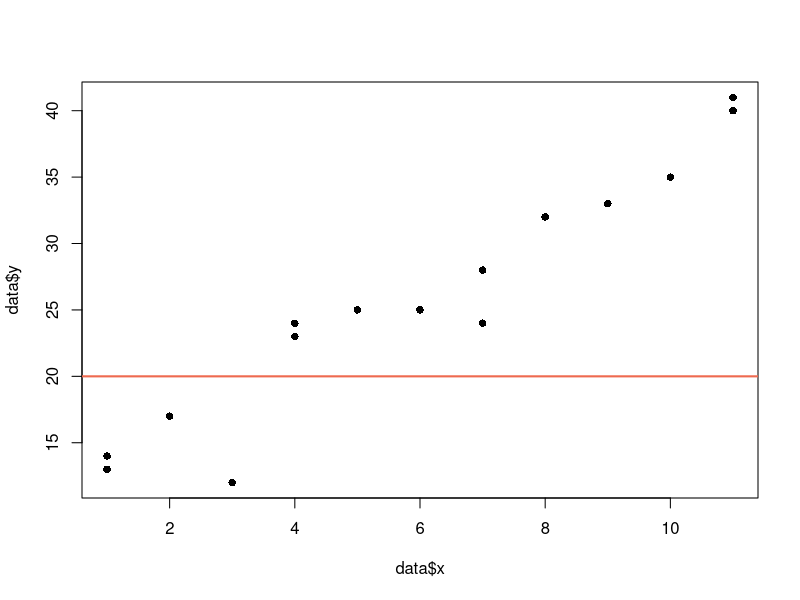
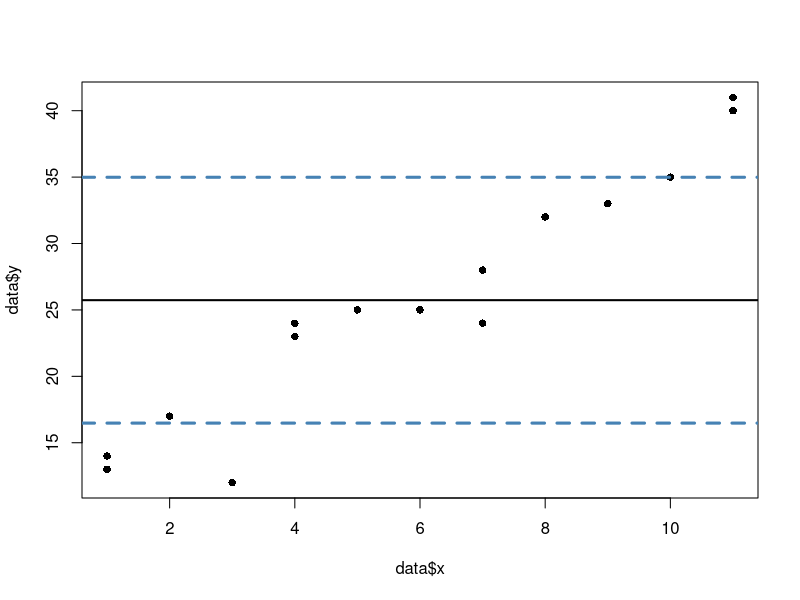
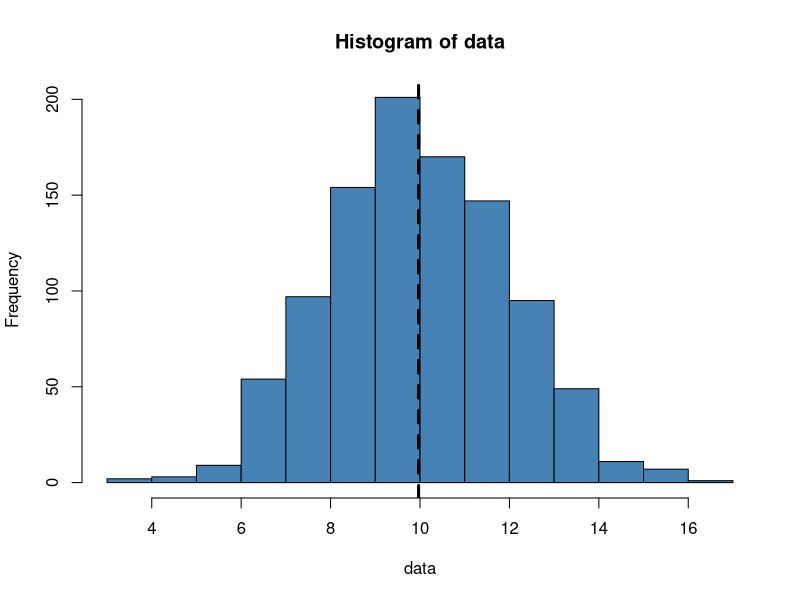
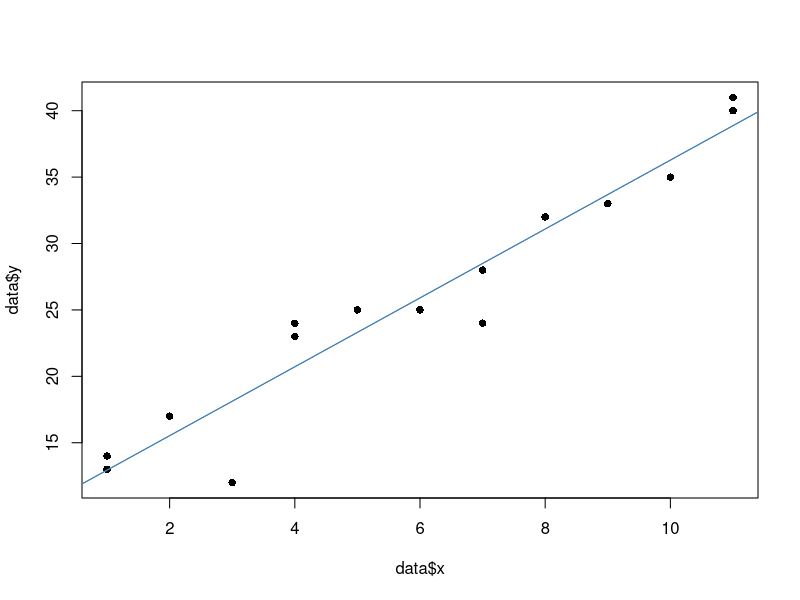

Write the R code that produced these figures, in order.
# define dataset
data <- data.frame(x = c(1, 1, 2, 3, 4, 4, 5, 6, 7, 7, 8, 9, 10, 11, 11),
                   y = c(13, 14, 17, 12, 23, 24, 25, 25, 24, 28, 32, 33, 35, 40, 41))

# plot x and y in dataset
plot(data$x, data$y, pch = 16)

# add horizontal at the y = 20 
abline(h = 20, col="coral2", lwd = 2)

#  add a horizontal solid line at the mean value of y along with
# two horizontal dashed lines at one standard deviation above 
# and below the mean value

plot(data$x, data$y, pch = 16)

# create horizontal line at  mean value of y
abline(h = mean(data$y), lwd =2)

# create horizontal lines at one standard deviation above and below the mean value
abline(h = mean(data$y) + sd(data$y), col = "steelblue", lwd = 3, lty = 2)
abline(h = mean(data$y) - sd(data$y), col = "steelblue", lwd = 3, lty = 2)

# how to add vertical lines
# make the example reproducible
set.seed(0)

# create dataset with 1000 random values distributed with mean =10,sd=2
data <- rnorm(1000, mean = 10, sd = 2)

# create histogram of data values
hist(data, col = "steelblue")

# draw a vertical dashed line at the mean value
abline(v = mean(data), lwd = 3, lty = 2)

# how to add regression lines
# #define dataset
data <- data.frame(x = c(1, 1, 2, 3, 4, 4, 5, 6, 7, 7, 8, 9, 10, 11, 11),
                   y = c(13, 14, 17, 12, 23, 24, 25, 25, 24, 28, 32, 33, 35, 40, 41))

# create scatterplot of x and y values
plot(data$x, data$y, pch = 16)

# fit a linear regression model to the data
reg_model <- lm(y~x, data = data)

# add the fitted regression line to the scatterplot
abline(reg_model, col="steelblue")

# another way to add a regression line to the regression model
# define intercept and slope values
a <- coefficients(reg_model)[1] #intercep
b <- coefficients(reg_model)[2] # slope

# add the fitted regression line to the scatterplot
abline(a=a, b=b, col="steelblue")
